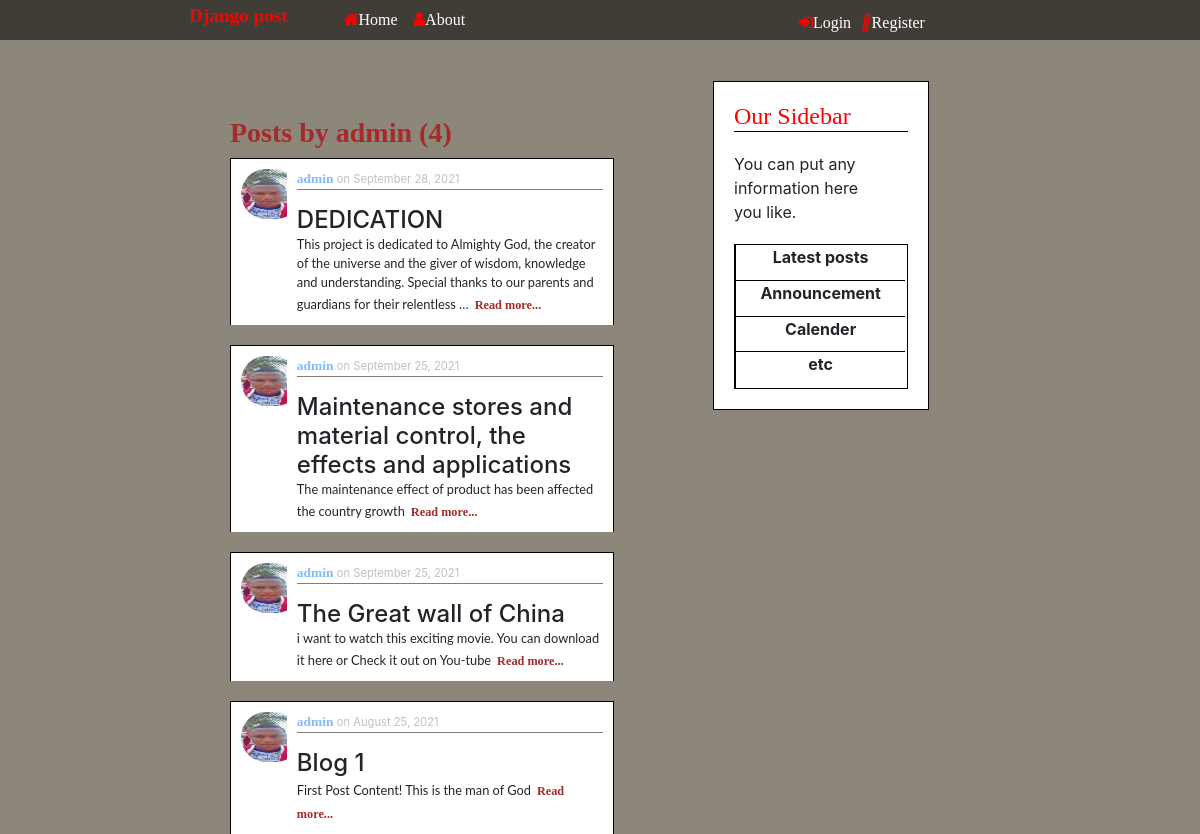
The page /posts/user/admin on the database its author committed.
### posts/models.py (models this page shows, shortened)
class postmode(models.Model):
    title = models.CharField(max_length=100)
    content = models.TextField()
    date_posted = models.DateTimeField(default=timezone.now)
    author = models.ForeignKey(User, on_delete=models.CASCADE)
    def get_absolute_url(self):
        return reverse('post-detail', kwargs={"id": self.id})

### users/models.py (models this page shows, shortened)
class Profile(models.Model):
     user = models.OneToOneField(User, on_delete=models.CASCADE)
     image = models.ImageField(default='default.jpg', upload_to='profile_pics')

### posts/views.py (the view)
# urls.py: path('user/<str:username>', views.Userlist_view.as_view(), name='user-post'),
class Userlist_view(ListView):
    model = postmode
    template_name = "user_post.html"
    context_object_name = 'posts'
    paginate_by = 4
    def get_queryset(self):
            user = get_object_or_404(User, username=self.kwargs.get('username'))
            return postmode.objects.order_by('-date_posted').filter(author=user)

### posts/templates/user_post.html (shortened to what this page needs)
{% extends "post_base.html" %}
{% load static %}
{% block content %}
    <h3 class="bar" >Posts by {{ view.kwargs.username }} ({{ page_obj.paginator.count }})</h3>
        {% for instance in posts %}
    <div class="second1">
        <img  width="40px;" src="{{ instance.author.profile.image.url}}">
       <div class="second">
            <p><span><a href="{% url 'user-post' instance.author.username %}">{{ instance.author}}</a>
           </span> on {{ instance.date_posted|date:"F d, Y" }}</p>
        <h2>{{ instance.title }}</h2>
        <div class="span1">{{ instance.content|truncatewords:30 }}<span class="span2"><a href="{{ instance.get_absolute_url }}">Read more...</a></span></div>
       </div>
    </div>
        {% endfor %}
{% endblock %}

### posts/static/posts/main.css (style rules this page uses)
body { background: rgb(140, 135, 122); margin: 0 auto; }
.second1 { border: 0.5px solid black; border-bottom: none; margin-bottom: 20px; background: white; display: grid; grid-template-columns: 12% 88%; }
.second1 img { width: 60px; border-radius: 30px 30px; height: 50px; margin: 10px; }
.second { margin: 10px; background: white; }
.second p { font-size: 0.7em; margin-left: 10px; color: grey; border-bottom: 1px solid black; opacity: 0.5 }
.second h2 { margin: 10px; margin-top: 0; font-size: 1.5rem; margin-bottom: 0; }
.second span { font-weight: bold; font-family: 'Caramel', cursive; font-size: 1.2em; color: red; margin-bottom: 0; }
.span1 { font-size: 0.8em; margin-left: 10px; font-family: "lato", sans-serif; }
.span2 { margin-left: 6px; }
.span2 a { text-decoration: none; font-size: 0.8em; color: brown; }
.bar { color: brown; font-weight: bold; font-family: "Bonheur Royale", cursive; }

### rows shown on the page
postmode: author.profile.image (picture), author "admin", date_posted "September 28, 2021", title "DEDICATION", content "This project is dedicated to Almighty God, the creator of the universe and the giver of wisdom, knowledge and understanding. Special thanks to our parents and guardians for their relentless …"
postmode: author.profile.image (picture), author "admin", date_posted "September 25, 2021", title "Maintenance stores and material control, the effects and applications", content "The maintenance effect of product has been affected the country growth"
postmode: author.profile.image (picture), author "admin", date_posted "September 25, 2021", title "The Great wall of China", content "i want to watch this exciting movie. You can download it here or Check it out on You-tube"
postmode: author.profile.image (picture), author "admin", date_posted "August 25, 2021", title "Blog 1", content "First Post Content! This is the man of God"

### other values the page prints
{{ view.kwargs.username }} "admin"
{{ page_obj.paginator.count }} "4"
